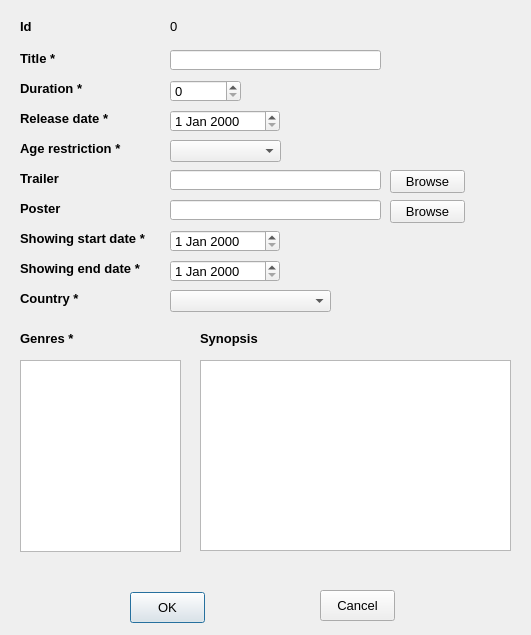
<?xml version="1.0" encoding="UTF-8"?>
<ui version="4.0">
 <class>MoviesAddModifyForm</class>
 <widget class="QDialog" name="MoviesAddModifyForm">
  <property name="geometry">
   <rect>
    <x>0</x>
    <y>0</y>
    <width>531</width>
    <height>635</height>
   </rect>
  </property>
  <property name="font">
   <font>
    <pointsize>10</pointsize>
   </font>
  </property>
  <property name="windowTitle">
   <string>Dialog</string>
  </property>
  <property name="windowIcon">
   <iconset resource="MyResources.qrc">
    <normaloff>:/Images/movie pic.png</normaloff>:/Images/movie pic.png</iconset>
  </property>
  <widget class="QPushButton" name="pbtOk">
   <property name="geometry">
    <rect>
     <x>130</x>
     <y>592</y>
     <width>75</width>
     <height>31</height>
    </rect>
   </property>
   <property name="text">
    <string>OK</string>
   </property>
  </widget>
  <widget class="QLabel" name="label_4">
   <property name="geometry">
    <rect>
     <x>20</x>
     <y>110</y>
     <width>111</width>
     <height>16</height>
    </rect>
   </property>
   <property name="font">
    <font>
     <pointsize>10</pointsize>
     <weight>75</weight>
     <bold>true</bold>
    </font>
   </property>
   <property name="text">
    <string>Release date *</string>
   </property>
  </widget>
  <widget class="QLineEdit" name="ledTrailer">
   <property name="geometry">
    <rect>
     <x>170</x>
     <y>170</y>
     <width>211</width>
     <height>20</height>
    </rect>
   </property>
  </widget>
  <widget class="QLabel" name="label_3">
   <property name="geometry">
    <rect>
     <x>20</x>
     <y>80</y>
     <width>91</width>
     <height>16</height>
    </rect>
   </property>
   <property name="font">
    <font>
     <pointsize>10</pointsize>
     <weight>75</weight>
     <bold>true</bold>
    </font>
   </property>
   <property name="text">
    <string>Duration *</string>
   </property>
  </widget>
  <widget class="QLineEdit" name="ledTitle">
   <property name="geometry">
    <rect>
     <x>170</x>
     <y>50</y>
     <width>211</width>
     <height>20</height>
    </rect>
   </property>
  </widget>
  <widget class="QLabel" name="label_7">
   <property name="geometry">
    <rect>
     <x>20</x>
     <y>290</y>
     <width>91</width>
     <height>16</height>
    </rect>
   </property>
   <property name="font">
    <font>
     <pointsize>10</pointsize>
     <weight>75</weight>
     <bold>true</bold>
    </font>
   </property>
   <property name="text">
    <string>Country *</string>
   </property>
  </widget>
  <widget class="QLabel" name="lblIdlabel">
   <property name="geometry">
    <rect>
     <x>20</x>
     <y>20</y>
     <width>47</width>
     <height>13</height>
    </rect>
   </property>
   <property name="font">
    <font>
     <pointsize>10</pointsize>
     <weight>75</weight>
     <bold>true</bold>
    </font>
   </property>
   <property name="text">
    <string>Id</string>
   </property>
  </widget>
  <widget class="QPushButton" name="pbtCancel">
   <property name="geometry">
    <rect>
     <x>320</x>
     <y>590</y>
     <width>75</width>
     <height>31</height>
    </rect>
   </property>
   <property name="text">
    <string>Cancel</string>
   </property>
  </widget>
  <widget class="QLabel" name="label_2">
   <property name="geometry">
    <rect>
     <x>20</x>
     <y>50</y>
     <width>91</width>
     <height>16</height>
    </rect>
   </property>
   <property name="font">
    <font>
     <pointsize>10</pointsize>
     <weight>75</weight>
     <bold>true</bold>
    </font>
   </property>
   <property name="text">
    <string>Title *</string>
   </property>
  </widget>
  <widget class="QLabel" name="label_5">
   <property name="geometry">
    <rect>
     <x>20</x>
     <y>140</y>
     <width>121</width>
     <height>16</height>
    </rect>
   </property>
   <property name="font">
    <font>
     <pointsize>10</pointsize>
     <weight>75</weight>
     <bold>true</bold>
    </font>
   </property>
   <property name="text">
    <string>Age restriction *</string>
   </property>
  </widget>
  <widget class="QLabel" name="label_6">
   <property name="geometry">
    <rect>
     <x>20</x>
     <y>170</y>
     <width>91</width>
     <height>16</height>
    </rect>
   </property>
   <property name="font">
    <font>
     <pointsize>10</pointsize>
     <weight>75</weight>
     <bold>true</bold>
    </font>
   </property>
   <property name="text">
    <string>Trailer</string>
   </property>
  </widget>
  <widget class="QLabel" name="lblId">
   <property name="geometry">
    <rect>
     <x>170</x>
     <y>20</y>
     <width>47</width>
     <height>13</height>
    </rect>
   </property>
   <property name="text">
    <string>0</string>
   </property>
  </widget>
  <widget class="QComboBox" name="cbxCountry">
   <property name="geometry">
    <rect>
     <x>170</x>
     <y>290</y>
     <width>161</width>
     <height>22</height>
    </rect>
   </property>
  </widget>
  <widget class="QDateEdit" name="dedReleaseDate">
   <property name="geometry">
    <rect>
     <x>170</x>
     <y>110</y>
     <width>110</width>
     <height>22</height>
    </rect>
   </property>
  </widget>
  <widget class="QComboBox" name="cbxAgeRestriction">
   <property name="geometry">
    <rect>
     <x>170</x>
     <y>140</y>
     <width>111</width>
     <height>22</height>
    </rect>
   </property>
  </widget>
  <widget class="QLabel" name="label_9">
   <property name="geometry">
    <rect>
     <x>20</x>
     <y>200</y>
     <width>91</width>
     <height>16</height>
    </rect>
   </property>
   <property name="font">
    <font>
     <pointsize>10</pointsize>
     <weight>75</weight>
     <bold>true</bold>
    </font>
   </property>
   <property name="text">
    <string>Poster</string>
   </property>
  </widget>
  <widget class="QLineEdit" name="ledPoster">
   <property name="geometry">
    <rect>
     <x>170</x>
     <y>200</y>
     <width>211</width>
     <height>20</height>
    </rect>
   </property>
  </widget>
  <widget class="QLabel" name="label_10">
   <property name="geometry">
    <rect>
     <x>20</x>
     <y>230</y>
     <width>141</width>
     <height>16</height>
    </rect>
   </property>
   <property name="font">
    <font>
     <pointsize>10</pointsize>
     <weight>75</weight>
     <bold>true</bold>
    </font>
   </property>
   <property name="text">
    <string>Showing start date *</string>
   </property>
  </widget>
  <widget class="QDateEdit" name="dedShowingStartDate">
   <property name="geometry">
    <rect>
     <x>170</x>
     <y>230</y>
     <width>110</width>
     <height>22</height>
    </rect>
   </property>
  </widget>
  <widget class="QLabel" name="label_11">
   <property name="geometry">
    <rect>
     <x>20</x>
     <y>260</y>
     <width>131</width>
     <height>16</height>
    </rect>
   </property>
   <property name="font">
    <font>
     <pointsize>10</pointsize>
     <weight>75</weight>
     <bold>true</bold>
    </font>
   </property>
   <property name="text">
    <string>Showing end date *</string>
   </property>
  </widget>
  <widget class="QDateEdit" name="dedShowingEndDate">
   <property name="geometry">
    <rect>
     <x>170</x>
     <y>260</y>
     <width>110</width>
     <height>22</height>
    </rect>
   </property>
  </widget>
  <widget class="QLabel" name="label_8">
   <property name="geometry">
    <rect>
     <x>20</x>
     <y>330</y>
     <width>91</width>
     <height>16</height>
    </rect>
   </property>
   <property name="font">
    <font>
     <pointsize>10</pointsize>
     <weight>75</weight>
     <bold>true</bold>
    </font>
   </property>
   <property name="text">
    <string>Genres *</string>
   </property>
  </widget>
  <widget class="QListWidget" name="lwdGenres">
   <property name="geometry">
    <rect>
     <x>20</x>
     <y>360</y>
     <width>161</width>
     <height>192</height>
    </rect>
   </property>
  </widget>
  <widget class="QTextEdit" name="tdtSynopsis">
   <property name="geometry">
    <rect>
     <x>200</x>
     <y>360</y>
     <width>311</width>
     <height>191</height>
    </rect>
   </property>
  </widget>
  <widget class="QLabel" name="label_12">
   <property name="geometry">
    <rect>
     <x>200</x>
     <y>330</y>
     <width>91</width>
     <height>16</height>
    </rect>
   </property>
   <property name="font">
    <font>
     <pointsize>10</pointsize>
     <weight>75</weight>
     <bold>true</bold>
    </font>
   </property>
   <property name="text">
    <string>Synopsis</string>
   </property>
  </widget>
  <widget class="QPushButton" name="pbtTrailer">
   <property name="geometry">
    <rect>
     <x>390</x>
     <y>170</y>
     <width>75</width>
     <height>23</height>
    </rect>
   </property>
   <property name="text">
    <string>Browse</string>
   </property>
  </widget>
  <widget class="QPushButton" name="pbtPoster">
   <property name="geometry">
    <rect>
     <x>390</x>
     <y>200</y>
     <width>75</width>
     <height>23</height>
    </rect>
   </property>
   <property name="text">
    <string>Browse</string>
   </property>
  </widget>
  <widget class="QSpinBox" name="spbDuration">
   <property name="geometry">
    <rect>
     <x>170</x>
     <y>80</y>
     <width>71</width>
     <height>22</height>
    </rect>
   </property>
   <property name="buttonSymbols">
    <enum>QAbstractSpinBox::UpDownArrows</enum>
   </property>
   <property name="maximum">
    <number>999</number>
   </property>
  </widget>
 </widget>
 <resources>
  <include location="MyResources.qrc"/>
 </resources>
 <connections/>
</ui>
